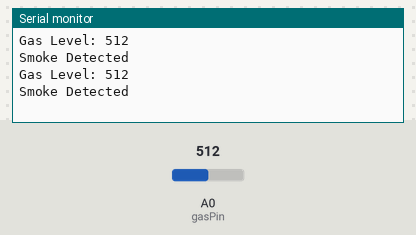
Recording of a sketch running on a simulated Arduino Uno, built with avr-gcc and run on an emulated ATmega328P. On the bench: the last lines printed to the serial monitor. The test bench sets the inputs (shaded band); at power-on: A0 (gasPin) = 512.

Above: at 1.8 s.
1.9 s: A0 (gasPin) set to 409
At 2.8 s:
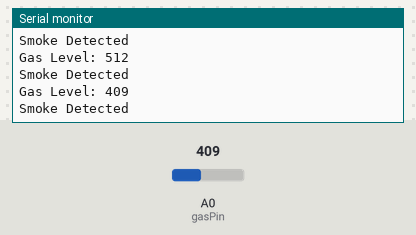
3.4 s: A0 (gasPin) set to 382
At 4.8 s:
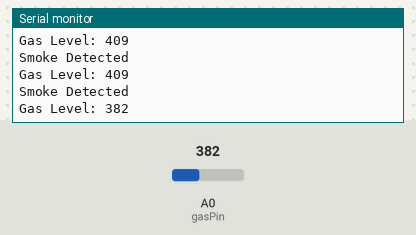
Timing chart, 0 to 6.4 s (numbered marks = the images above; inputs shaded):
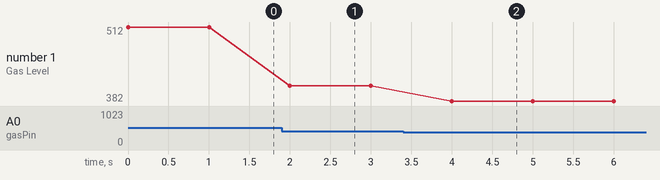

The sketch:

gas.ino
```cpp
int gasPin = A0;

void setup() {
  Serial.begin(9600);
}

void loop() {
  int gasValue = analogRead(gasPin);
  Serial.print("Gas Level: ");
  Serial.println(gasValue);

  if (gasValue > 400) {
    Serial.println("Smoke Detected ");
  }

  delay(1000);
}
```

Measured:
- the behaviour switches between 401 and 400 on A0 (gasPin) (found by bisection; images 1 and 2)
- after the input at 1.9 s, the serial monitor: prints a new line after 0.10 s (image 1)
- after the input at 3.4 s, the serial monitor: prints a new line after 0.60 s (image 2)
- plotted number 1: 512 → 409 after the input at 1.9 s, 409 → 382 after the input at 3.4 s
